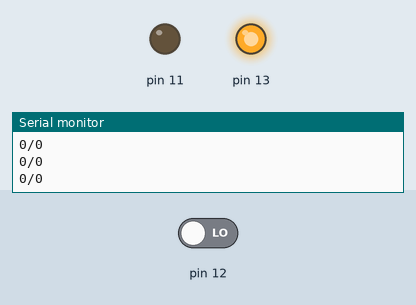
A sketch run on a simulated Arduino Uno, built with avr-gcc and run on an emulated ATmega328P. On the bench: output pins drawn as LEDs (lit = HIGH), the last lines printed to the serial monitor. The inputs (shaded band) are chosen by the test bench; at power-on: pin 12 LOW.

Above: at 1.2 s.
1.3 s: pin 12 driven HIGH
At 2.25 s:
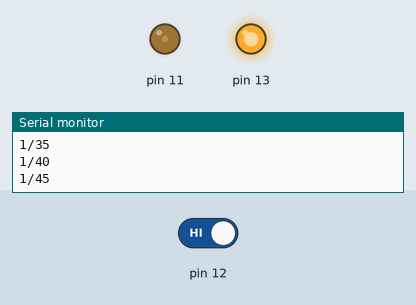
At 6.7 s:
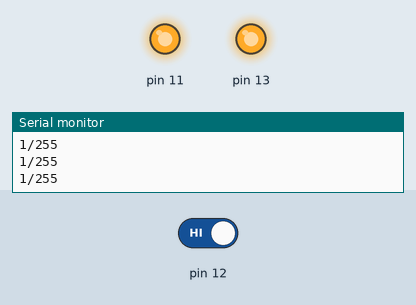
7.3 s: pin 12 driven LOW
At 8.57 s:
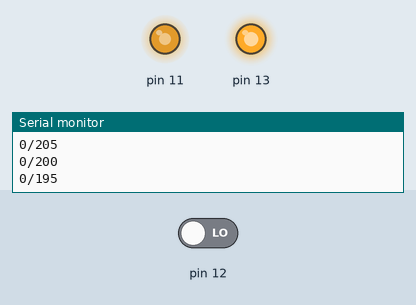
Timing chart, 0 to 13.8 s (numbered marks = the images above; inputs shaded):
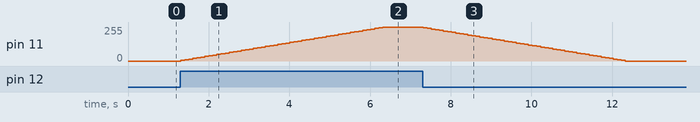

The sketch:

masicCupLight.ino
```cpp
void setup() {
  // put your setup code here, to run once:
  pinMode(13,OUTPUT);
  pinMode(12,INPUT);
  pinMode(11,OUTPUT);
  digitalWrite(13,HIGH);
  Serial.begin(9600);
}
int a;
int b=0;
void loop() {
  // put your main code here, to run repeatedly:
  a=digitalRead(12);
  Serial.print(a);Serial.print('/');
  Serial.println(b);
  if(a){
    if(b<255){b=b+5;}
  }
  else{
    if(b>0){b=b-5;}
  }
  analogWrite(11,b);
  delay(100);
}
```

Measured:
- after the input at 1.3 s, pin 11: moves from 0/255 to 255/255 over 5.0 s, starting at once
- after the input at 7.3 s, pin 11: moves from 255/255 to 0/255 over 5.0 s, starting at once
